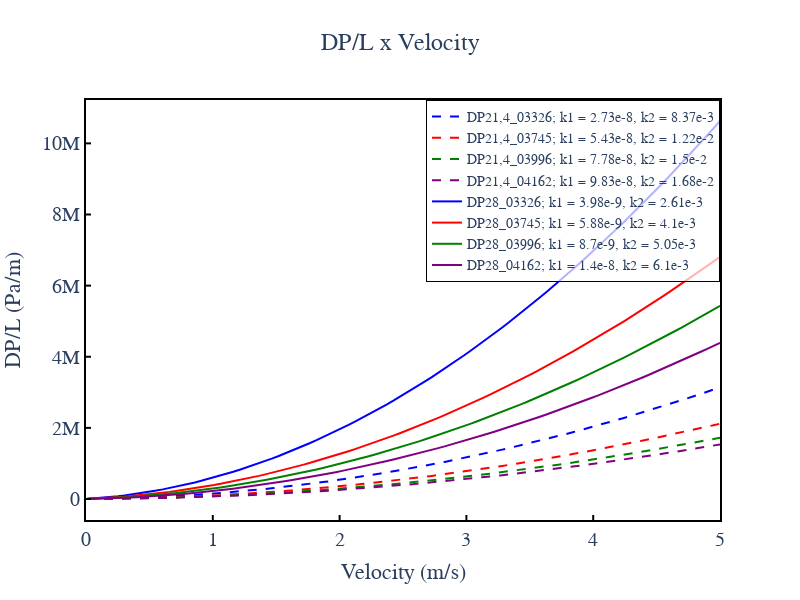
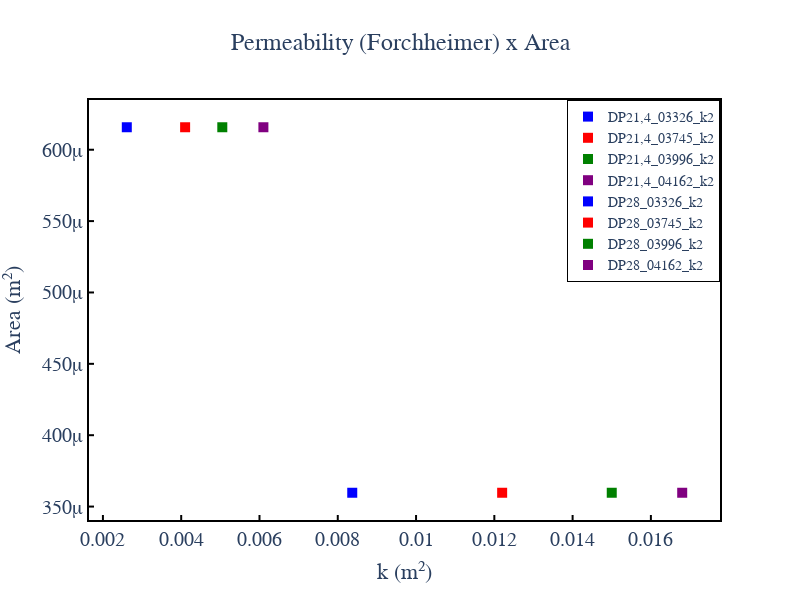
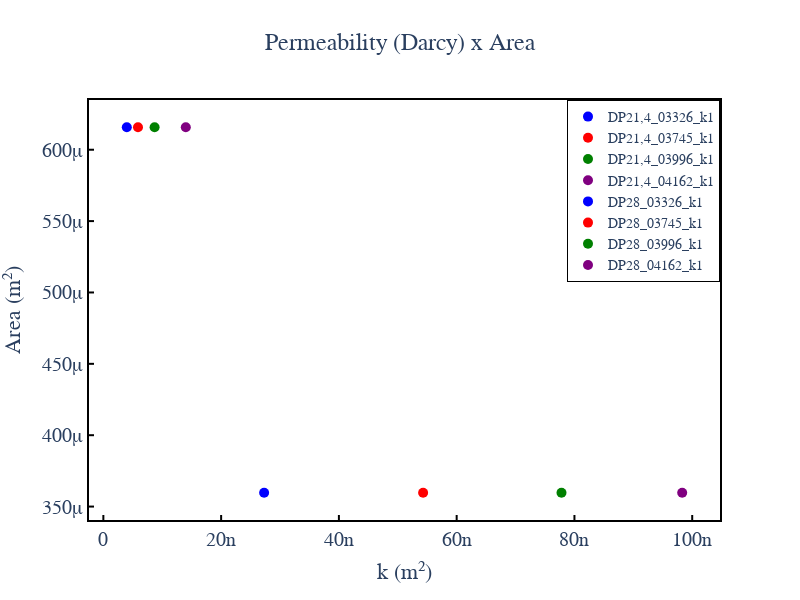

The code cell stored with these charts, in order, in its notebook:
### Code cell
fig = go.Figure(data = datadpl, layout=layout('DP/L x Velocity', xtitle='Velocity (m/s)', ytitle='DP/L (Pa/m)'))
fig.show()

fig1 = go.Figure(data=data2, layout=layout('Permeability (Forchheimer) x Area', xtitle='k (m²)', ytitle='Area (m²)'))
fig1.show()

fig2 = go.Figure(data=data, layout=layout('Permeability (Darcy) x Area', xtitle='k (m²)', ytitle='Area (m²)'))
fig2.show()
